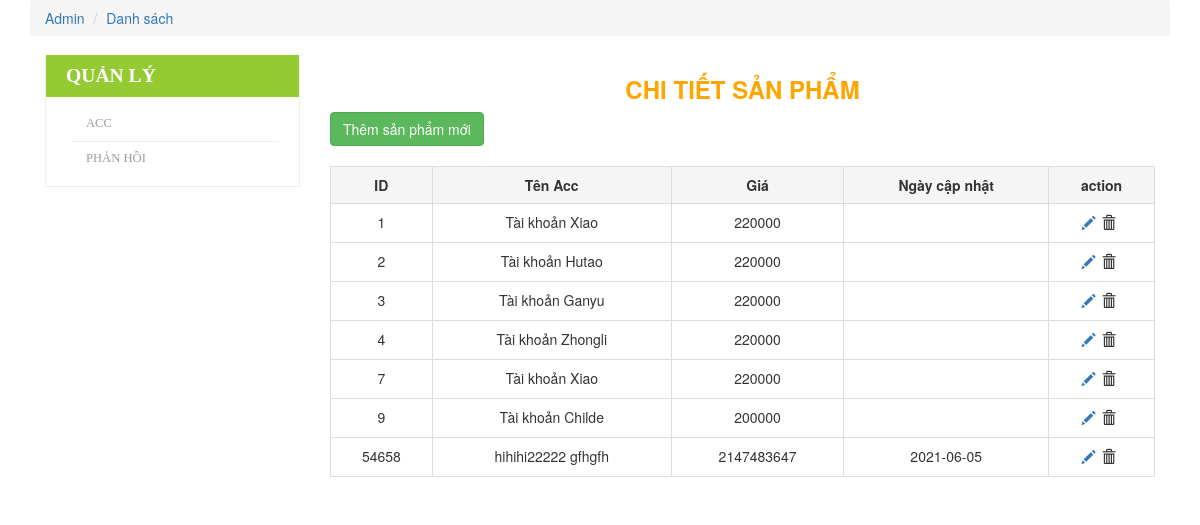
The app's page /Web/admin.php with its own data.
### tables this page shows
CREATE TABLE `khohang` (
  `khohang_id` int(10) NOT NULL,
  `khohang_name` varchar(255) NOT NULL,
  `image` varchar(255) NOT NULL,
  `image_2` varchar(255) NOT NULL,
  `image_3` varchar(255) NOT NULL,
  `image_4` varchar(255) NOT NULL,
  `gia` int(50) NOT NULL,
  `capdo` int(20) NOT NULL,
  `mota` varchar(500) NOT NULL,
  `taikhoan` varchar(50) NOT NULL,
  `matkhau` varchar(50) NOT NULL,
  `danhsach_id` int(50) DEFAULT NULL,
  `taikhoan_id` int(50) NOT NULL,
  `Ngaycapnhat` varchar(255) DEFAULT NULL
);

### Web/admin.php (the view, shortened to what this page needs)
<!DOCTYPE html>
<html lang="en">
<head>
  <link href="../css/bootstrap.min.css" rel="stylesheet">
  <link rel="stylesheet" href="../css/font-awesome.min.css">
  <link href="../css/heroic-features.css" rel="stylesheet">
  <link href="../css/register.css" rel="stylesheet">
</head>
<body>
  <?php include '../config/db.php';
  ?>
  <div class="container">
    <ol class="breadcrumb">
      <li><a href="admin.php">Admin</a></li>
      <li><a href="">Danh sách</a></li>
    </ol>
  </div>
  <div class="container">
    <div class="col-md-3">
      <div class="categories">
        <ul>
          <h3>QUẢN LÝ</h3>
          <li><a href="../index.php">ACC</a></li>
          <li><a href="">Phản hồi</a></li>
        </ul>
      </div>
    </div>
    <div class="col-md-9">
      <h3 style="text-align:center;font-weight:bold;color:orange">CHI TIẾT SẢN PHẨM</h3>
      <a href="insert.php" float:right;background::#94CB32;" class="btn btn-success">Thêm sản phẩm mới</a>
      <br>
      <br>
      <table class="table table-bordered">
        <tr>
          <th class="active" style="text-align:center">ID</th>
          <th class="active" style="text-align:center">Tên Acc</th>
          <th class="active" style="text-align:center">Giá</th>
          <th class="active" style="text-align:center">Ngày cập nhật</th>
          <th class="active" style="text-align:center">action</th>
          <?php
          $sql = "SELECT khohang_id, khohang_name, gia, Ngaycapnhat FROM khohang";
          $result = $connect->query($sql);
          if ($result->num_rows > 0) {
            while ($row = $result->fetch_assoc()) {
          ?>
        <tr>
          <td>
            <?php echo $row["khohang_id"]; ?>
          </td>
          <td>
            <?php echo $row["khohang_name"]; ?>
          </td>
          <td>
            <?php echo $row["gia"]; ?>
          </td>
          <td>
            <?php echo $row["Ngaycapnhat"]; ?>
          </td>
          <td>
            <?php
              echo '<a href="update.php?productid=' . $row['khohang_id'] . '">';
              echo "<span class='glyphicon glyphicon-pencil'></span></a>";
              echo "<button name='delete"  . $row['khohang_id'] . "' onclick='myFunction(" . $row['khohang_id'] . ");' style='border:none;background-color:#ffffff'><span class='glyphicon glyphicon-trash'></span></button>";
            ?>
          </td>
        </tr>
    <?php
            }
          } else {
            echo "0 results";
          }
    ?>
    </tr>
      </table>
    </div>
  </div>
</body>
</html>

### css/heroic-features.css (style rules this page uses)
.container { min-width: 20em; }
.categories { border:1px solid #EEE; }
.categories h3 { font-size:1.4em; font-weight: 600; color:#FFF; padding:10px 11px 10px 20px; margin-left: -40px; margin-top: -2px; background: #94CB32; text-transform:uppercase; font-family: 'ambleregular'; }
.categories ul { list-style: none; }
.categories ul li { margin-left: -35px; }
.categories li a { text-decoration: none; display:block; font-size:0.9em; padding:8px 15px; color: #9C9C9C; font-family: 'ambleregular'; margin:0 20px; background:url(../img/drop_arrow.png) no-repeat 0; border-bottom: 1px solid #EEE; text-transform:uppercase; }
.categories li:last-child a { border:none; }

### Web/admin.php (style rules this page uses)
table, tr, td { border: 1px solid gray; border-collapse: collapse; text-align: center; }

### records on screen
khohang: khohang_id "1", khohang_name "Tài khoản Xiao", gia "220000"
khohang: khohang_id "2", khohang_name "Tài khoản Hutao", gia "220000"
khohang: khohang_id "3", khohang_name "Tài khoản Ganyu", gia "220000"
khohang: khohang_id "4", khohang_name "Tài khoản Zhongli", gia "220000"
khohang: khohang_id "7", khohang_name "Tài khoản Xiao", gia "220000"
khohang: khohang_id "9", khohang_name "Tài khoản Childe", gia "200000"
khohang: khohang_id "54658", khohang_name "hihihi22222 gfhgfh", gia "2147483647", Ngaycapnhat "2021-06-05"
